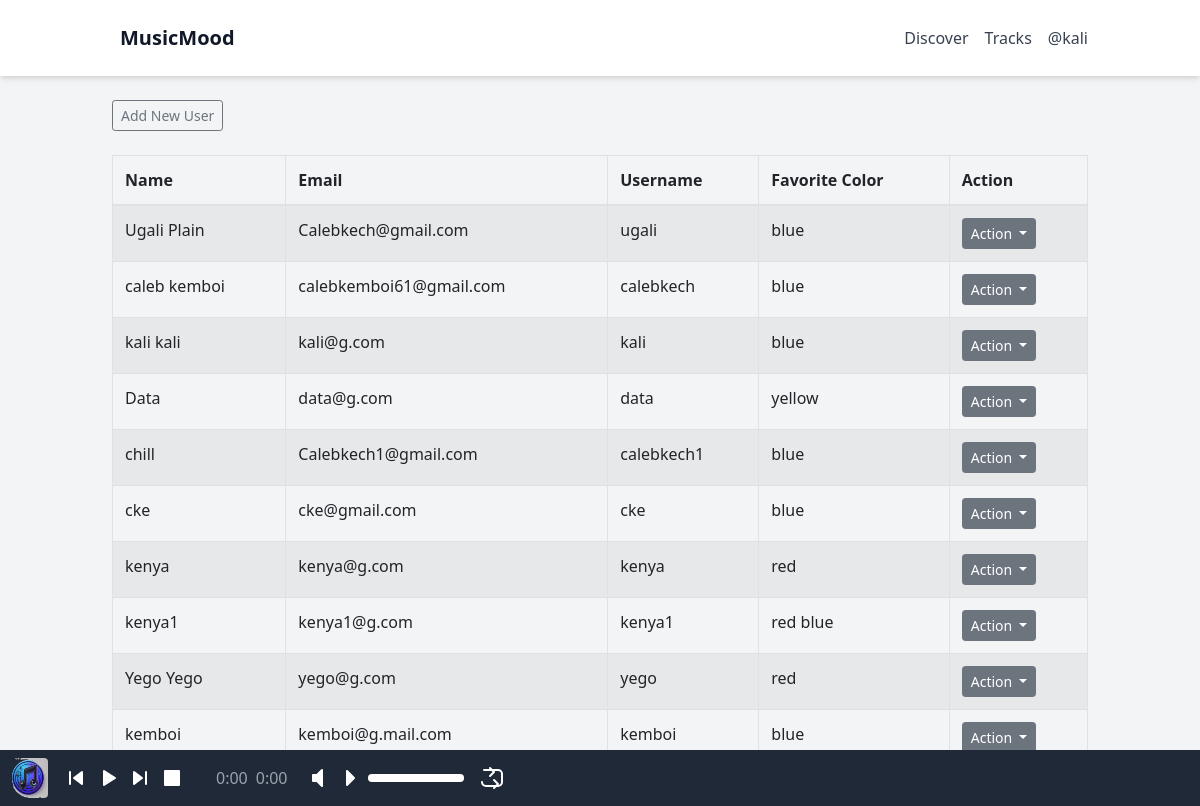
The app's page /user/user_list (signed in), older data.
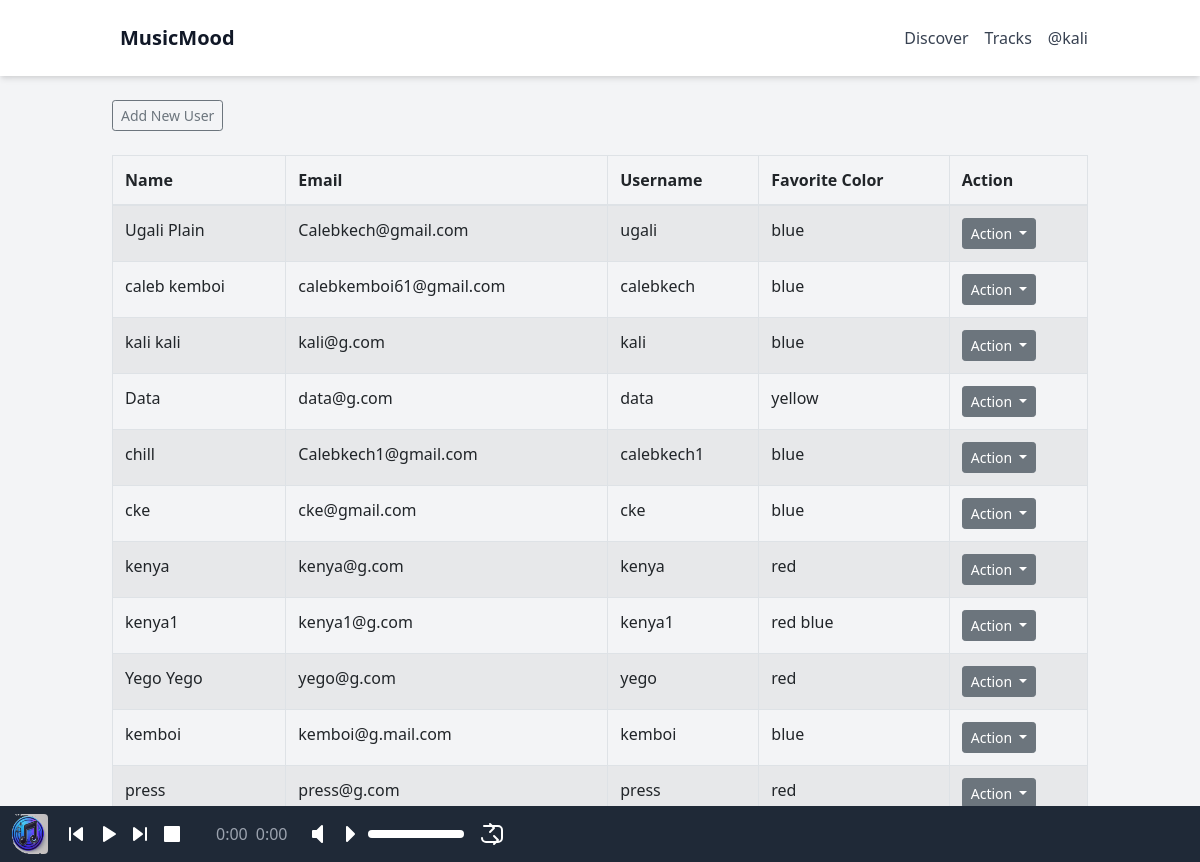
The same page, newer data.
### app/models.py (models this page shows, shortened)
class Users(db.Model, UserMixin):
    id = db.Column(db.String(36), primary_key=True, default=lambda: str(uuid.uuid4()))
    username = db.Column(db.String(20), nullable=False, unique=True)
    name = db.Column(db.String(200), nullable=False)
    email = db.Column(db.String(120), nullable=False, unique=True)
    favorite_color = db.Column(db.String(120))
    date_added = db.Column(db.DateTime, nullable=False, default=datetime.utcnow)
    profile_pic = db.Column(db.String(255), nullable=True)
    is_admin = db.Column(db.Boolean, default=False)
    is_creater = db.Column(db.Boolean, default=False)
    playlists = db.relationship('Playlist', back_populates='user', cascade='all, delete-orphan')
    password_hash = db.Column(db.String(256))

### app/routes.py (the view)
@main.route('/user/user_list')
@login_required
def users():
    users = Users.query.order_by(Users.date_added).all()
    return render_template("user_list.html", users=users)

### app/__init__.py (called while the page is built)
def create_app():
    app = Flask(__name__)
    app.config.from_object(Config)
    db.init_app(app)
    migrate = Migrate(app, db)
    from .routes import main
    from .auth import auth  # Import the auth Blueprint
    app.register_blueprint(main)
    app.register_blueprint(auth, url_prefix='/auth')  # Register the auth Blueprint with a URL prefix
    login_manager = LoginManager()
    login_manager.init_app(app)
    login_manager.login_view = 'auth.login'
    @login_manager.user_loader
    def load_user(user_id):
        return Users.query.get(str(user_id))
    @app.errorhandler(404)
    def page_not_found(e):
        return render_template('404.html'), 404
    return app

### app/templates/user_list.html (shortened to what this page needs)
{% extends "base.html" %}
{% block content %}
    <div>
        <a class="btn btn-outline-secondary btn-sm" href="/user/add" role="button">Add New User</a>
    </div>
    <br>
    <table class="table table-hover table-bordered table-striped">
        <thead class="table-group-divider">
            <tr>
                <th scope="col">Name</th>
                <th scope="col">Email</th>
                <th scope="col">Username</th>
                <th scope="col">Favorite Color</th>
                <th scope="col">Action</th>
            </tr>
        </thead>
        <tbody>
            {% for user in users %}
            <tr>
                <td>{{ user.name }}</td>
                <td>{{ user.email }}</td>
                <td>{{ user.username }}</td>
                <td>{{ user.favorite_color }}</td>
                <td>
                    <div class="dropdown">
                        <button class="btn btn-secondary dropdown-toggle btn-sm" type="button" id="dropdownMenuButton{{ user.id }}" data-bs-toggle="dropdown" aria-expanded="false">
                            Action
                        </button>
                    </div>
                </td>
            </tr>
            {% endfor %}
        </tbody>
    </table>
{% endblock %}

### app/templates/base.html (shortened to what this page needs)
<!DOCTYPE html>
<html lang="en">
<head>
    <link href="https://stackpath.bootstrapcdn.com/bootstrap/4.5.2/css/bootstrap.min.css" rel="stylesheet">
    <link href="https://cdn.jsdelivr.net/npm/tailwindcss@2.2.19/dist/tailwind.min.css" rel="stylesheet">
</head>
<body class="bg-gray-100 text-gray-900 flex flex-col min-h-screen">
    <header class="bg-white shadow-md w-full">
        <div class="container mx-auto flex justify-between items-center p-4">
            <div class="logo flex items-center">
                <a href="{{ url_for('main.songs') }}" class="text-xl font-semibold ml-2">MusicMood</a>
            </div>
            <nav class="flex items-center space-x-4">
                <a href="{{ url_for('main.songs')}}" class="text-gray-700 hover:text-gray-900">Discover</a>
                <a href="{{ url_for('main.songs')}}" class="text-gray-700 hover:text-gray-900">Tracks</a>
                {% if current_user.is_authenticated %}
                    <a href="{{ url_for('auth.profile')}}" class="text-gray-700 hover:text-gray-900">@{{ current_user.username }}</a>
                {% endif %}
            </nav>
        </div>
    </header>
    <div id="content" class="flex-grow container mx-auto p-4">
        {% block content %}
        {% endblock %}
    </div>
    <footer class="fixed bottom-0 left-0 w-full bg-gray-800 p-2 flex items-center justify-between z-50">
        <div id="jp_container" class="jp-audio flex items-center w-full" role="application" aria-label="media player">
            <div class="flex items-center space-x-4">
                <div class="flex items-center space-x-4">
                    <img id="jp_cover" src="{{ url_for('static', filename='img/default.png') }}" alt="Cover Image" class="h-10 w-10 rounded">
                </div>
                <div class="jp-controls flex items-center space-x-2 mx-auto">
                    <button class="jp-previous text-white focus:outline-none" role="button" tabindex="0" aria-label="Previous">
                        <svg width="24" height="24" fill="none">
                            <path d="M10 12l8-6v12l-8-6Z" fill="currentColor" stroke="currentColor" stroke-width="2" stroke-linecap="round" stroke-linejoin="round" />
                            <path d="M6 6v12" stroke="currentColor" stroke-width="2" stroke-linecap="round" stroke-linejoin="round" />
                        </svg>
                    </button>
                    <button class="jp-play text-white focus:outline-none" role="button" tabindex="0" aria-label="Play">
                        <svg width="24" height="24" fill="none">
                            <path d="M8 5v14l11-7L8 5z" fill="currentColor" stroke="currentColor" stroke-width="2" stroke-linecap="round" stroke-linejoin="round" />
                        </svg>
                    </button>
                    <button class="jp-next text-white focus:outline-none" role="button" tabindex="0" aria-label="Next">
                        <svg width="24" height="24" fill="none">
                            <path d="M14 12L6 6v12l8-6Z" fill="currentColor" stroke="currentColor" stroke-width="2" stroke-linecap="round" stroke-linejoin="round" />
                            <path d="M18 6v12" stroke="currentColor" stroke-width="2" stroke-linecap="round" stroke-linejoin="round" />
                        </svg>
                    </button>
                    <button class="jp-stop text-white focus:outline-none" role="button" tabindex="0" aria-label="Stop">
                        <svg width="24" height="24" fill="none">
                            <rect x="5" y="5" width="14" height="14" fill="currentColor" stroke="currentColor" stroke-width="2" stroke-linecap="round" stroke-linejoin="round" />
                        </svg>
                    </button>
                </div>
                <div class="jp-time-holder flex items-center space-x-2 text-gray-400">
                    <div class="jp-current-time" role="timer" aria-label="time">0:00</div>
                    <div class="jp-duration" role="timer" aria-label="duration">0:00</div>
                </div>
                <div class="jp-volume-controls flex items-center space-x-2">
                    <button class="jp-mute text-white focus:outline-none" role="button" tabindex="0" aria-label="Mute">
                        <svg width="24" height="24" fill="none">
                            <path d="M9 9v6h4l5 5V4l-5 5H9z" fill="currentColor" stroke="currentColor" stroke-width="2" stroke-linecap="round" stroke-linejoin="round" />
                        </svg>
                    </button>
                    <button class="jp-volume-max text-white focus:outline-none" role="button" tabindex="0" aria-label="Max Volume">
                        <svg width="24" height="24" fill="none">
                            <path d="M11 5v14l7-7-7-7z" fill="currentColor" stroke="currentColor" stroke-width="2" stroke-linecap="round" stroke-linejoin="round" />
                        </svg>
                    </button>
                    <div class="jp-volume-bar bg-gray-600 rounded h-2 cursor-pointer w-24">
                        <div class="jp-volume-bar-value bg-white h-2 rounded"></div>
                    </div>
                </div>
                <div class="jp-toggles flex items-center space-x-2">
                    <button class="jp-repeat text-white focus:outline-none" role="button" tabindex="0" aria-label="Repeat">
                    </button>
                </div>
            </div>
        </div>
    </footer>
</body>
</html>

Row changes from the older to the newer data that the page shows:
added Users: name "press", email "press@g.com", username "press", favorite_color "red"
